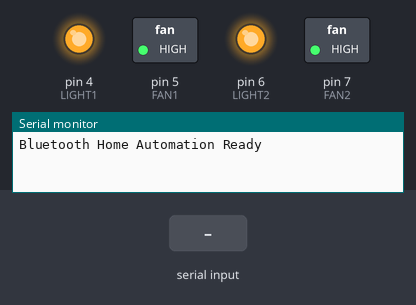
Recording of a sketch running on a simulated Arduino Uno, built with avr-gcc and run on an emulated ATmega328P. Shown: switched loads named in the sketch (green lamp = pin HIGH), output pins drawn as LEDs (lit = HIGH), the last lines printed to the serial monitor. Inputs (shaded band) come from the test bench.

Above: at 1.2 s.
1.3 s: "A" received over the second serial link
At 2.1 s:
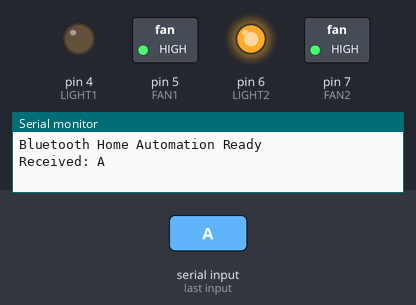
2.8 s: "B" received over the second serial link
At 3.3 s:
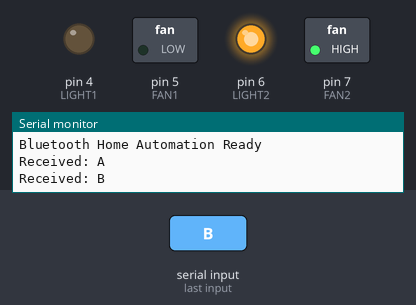
4.3 s: "a" received over the second serial link
At 5.5 s:
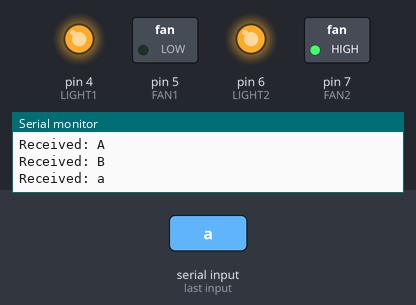
5.8 s: "C" received over the second serial link
At 6.7 s:
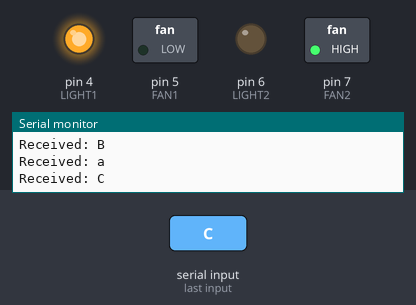
7.3 s: "b" received over the second serial link
At 7.9 s:
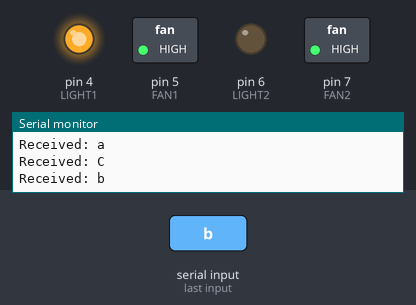
8.8 s: "D" received over the second serial link
At 10.2 s:
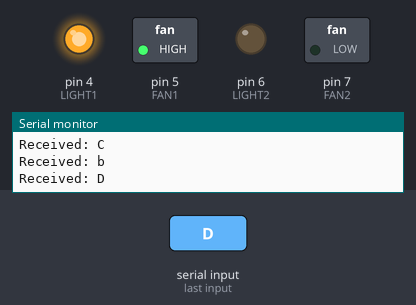
Timing chart, 0 to 11.3 s (numbered marks = the images above; inputs shaded):
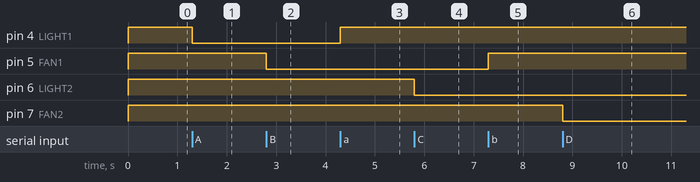

The sketch:

smart-home-automation.ino
```cpp
#include <SoftwareSerial.h>

SoftwareSerial BT(10, 11);
// Arduino D10 = RX
// Arduino D11 = TX

const int LIGHT1 = 4;
const int FAN1   = 5;
const int LIGHT2 = 6;
const int FAN2   = 7;

void setup() {

  pinMode(LIGHT1, OUTPUT);
  pinMode(FAN1, OUTPUT);
  pinMode(LIGHT2, OUTPUT);
  pinMode(FAN2, OUTPUT);

  // For an active-LOW relay:
  digitalWrite(LIGHT1, HIGH);
  digitalWrite(FAN1, HIGH);
  digitalWrite(LIGHT2, HIGH);
  digitalWrite(FAN2, HIGH);

  Serial.begin(9600);
  BT.begin(9600);

  Serial.println("Bluetooth Home Automation Ready");
}

void loop() {

  if (BT.available()) {

    char command = BT.read();

    Serial.print("Received: ");
    Serial.println(command);

    switch(command) {

      case 'A':
        digitalWrite(LIGHT1, LOW);
        break;

      case 'a':
        digitalWrite(LIGHT1, HIGH);
        break;

      case 'B':
        digitalWrite(FAN1, LOW);
        break;

      case 'b':
        digitalWrite(FAN1, HIGH);
        break;

      case 'C':
        digitalWrite(LIGHT2, LOW);
        break;

      case 'c':
        digitalWrite(LIGHT2, HIGH);
        break;

      case 'D':
        digitalWrite(FAN2, LOW);
        break;

      case 'd':
        digitalWrite(FAN2, HIGH);
        break;
    }
  }
}
```

Measured:
- after the input at 1.3 s, pin 4 (LIGHT1): HIGH → LOW at once
- after the input at 2.8 s, pin 5 (FAN1): HIGH → LOW at once
- after the input at 4.3 s, pin 4 (LIGHT1): LOW → HIGH at once
- after the input at 5.8 s, pin 6 (LIGHT2): HIGH → LOW at once
- after the input at 7.3 s, pin 5 (FAN1): LOW → HIGH at once
- after the input at 8.8 s, pin 7 (FAN2): HIGH → LOW at once
